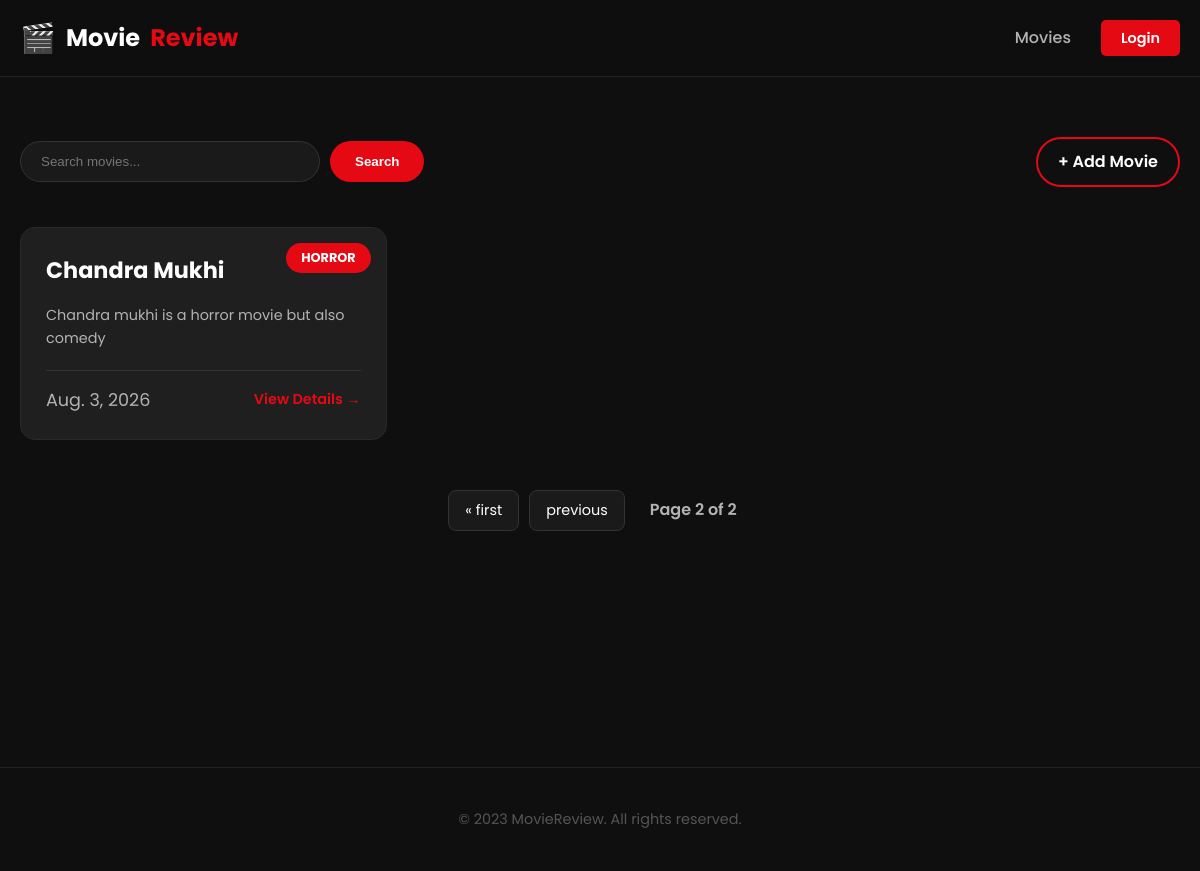
The page /movies?page=2&q= on the database as committed earlier.
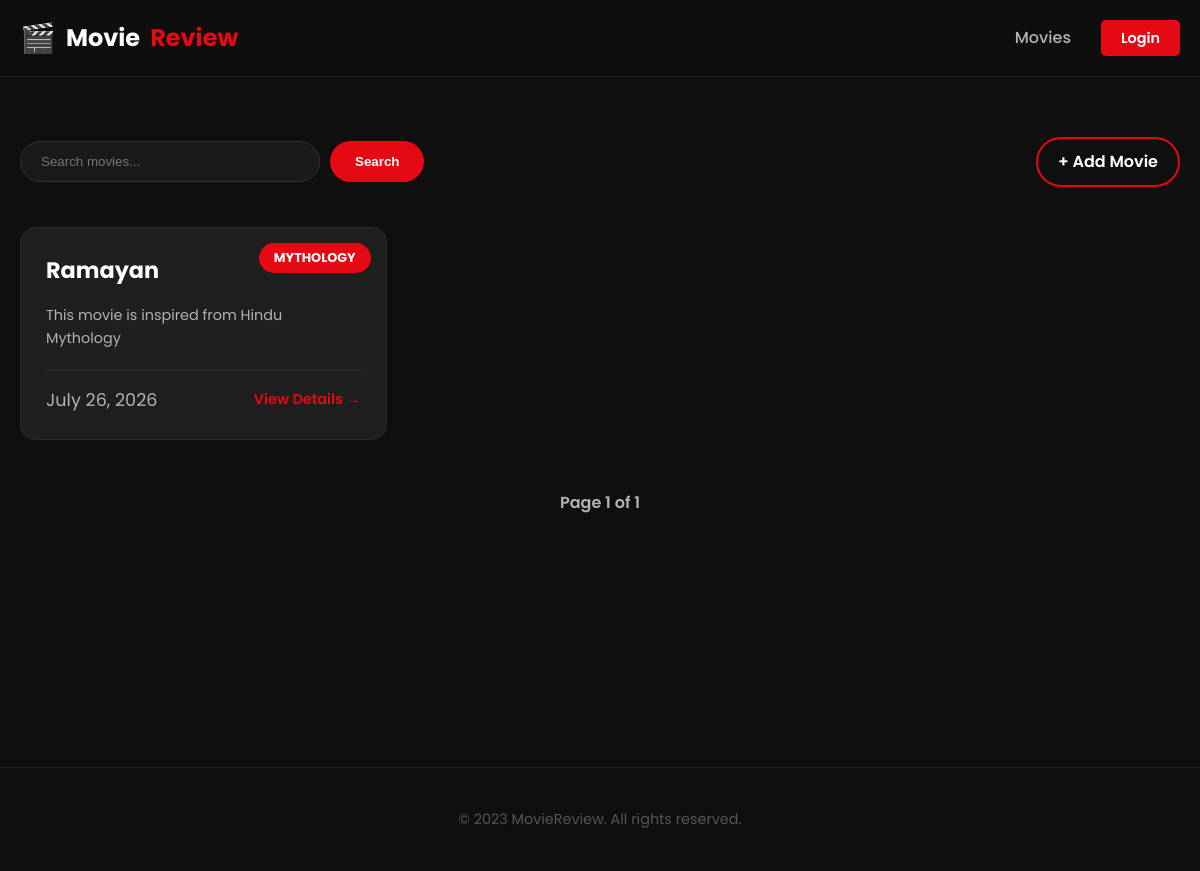
The same page on the database as committed later.
### core/models.py (models this page shows, shortened)
class Movie(models.Model):
    title = models.CharField(max_length=100)
    description = models.TextField()
    genre = models.ForeignKey(Genre,on_delete=models.CASCADE,related_name="movies")
    released_date = models.DateField()

class Genre(models.Model):
    name = models.CharField(max_length=100,unique=True)
    def __str__(self):
        return self.name

### core/views.py (the view)
# urls.py: path("movies",movies_view,name="movies"),
def movies_view(request):
    query = request.GET.get('q')
    movies = Movie.objects.all()
    if query:
        movies = Movie.objects.filter(Q(title__icontains=query) | Q(description__icontains=query))
    p = Paginator(movies,1)
    p_number = request.GET.get('page')
    p_obj = p.get_page(p_number)
    return render(request,"main/movies.html",{"query":query,"p_obj":p_obj})

### templates/main/movies.html (shortened to what this page needs)
{% extends "base.html" %}
{% block content %}
    <div class="movies-container">
        <div class="add-movies">
            <div class="search-section">
                <form method="get" class="search-form">
                    <input type="text" name="q" id="searchbar" placeholder="Search movies..." value="{{request.GET.q}}">
                    <button type="submit">Search</button>
                </form>
            </div>
            <a href="{% url 'add_movie' %}" class="btn-add">+ Add Movie</a>
        </div>
        <div class="movies-grid">
            {% for movie in p_obj %}
                <div class="movies-card">
                    <div class="genre-badge">{{movie.genre}}</div>
                    <div class="card-body">
                        <h1>{{movie.title}}</h1>
                        <p>{{movie.description}}</p>
                        <div class="card-footer">
                            <span class="release-date">{{movie.released_date}}</span>
                            <a href="{% url 'details' movie.id %}" class="view-details">View Details →</a>
                        </div>
                    </div>
                </div>
            {% empty %}
                <div class="no-results">
                    <p>🎬 No movies found. Try a different search!</p>
                </div>
            {% endfor %}
        </div>
        <div class="pagination">
            <span class="step-links">
                {% if p_obj.has_previous %}
                    <a href="?page=1&q={{request.GET.q}}">&laquo; first</a>
                    <a href="?page={{p_obj.previous_page_number}}">previous</a>
                {% endif %}
                <span class="current">
                    Page {{p_obj.number}} of {{p_obj.paginator.num_pages}}
                </span>
            </span>
        </div>
    </div>
{% endblock %}

Rows that differ between the two databases and show on the page:
removed Movie: genre "HORROR", title "Chandra Mukhi", description "Chandra mukhi is a horror movie but also comedy", released_date "Aug. 3, 2026"
added Movie: genre "MYTHOLOGY", title "Ramayan", description "This movie is inspired from Hindu Mythology", released_date "July 26, 2026"
Other text that changed with them:
{{ p_obj.number }}: "2" → "1"
{{ p_obj.paginator.num_pages }}: "2" → "1"
text no longer shown: "« first previous"
